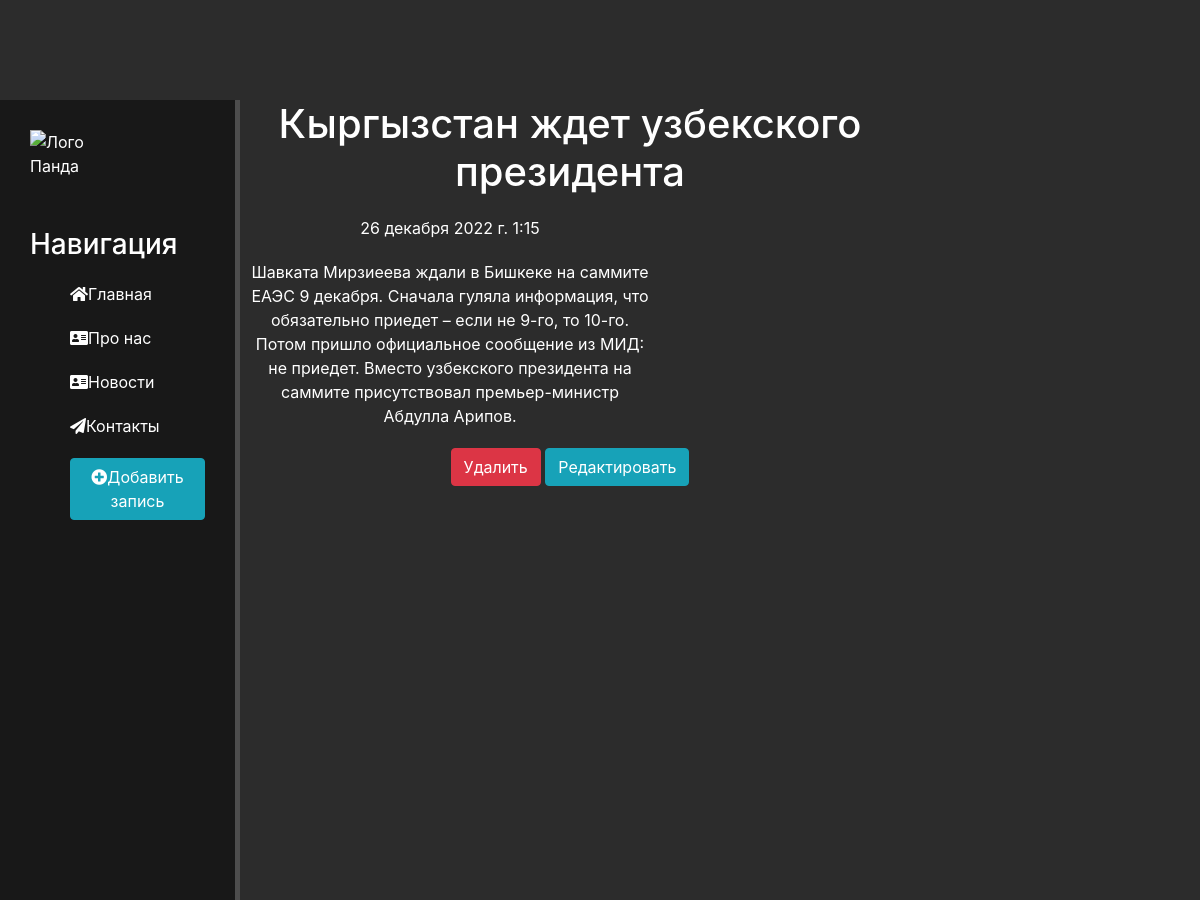
Page /news/4 on the committed database.
### news/models.py (models this page shows, shortened)
class Artiles(models.Model):
    title = models.CharField('Название', max_length=50)
    anons = models.CharField('Анонс', max_length=250)
    full_text = models.TextField('Статья')
    date = models.DateTimeField('Дата публикации')
    class Meta:
        verbose_name = 'Новость'
        verbose_name_plural = 'Новости'

### news/views.py (the view)
# urls.py: path('<int:pk>', views.NewsDetailView.as_view(), name='news-detail'),
class NewsDetailView(DetailView):
    model = Artiles
    template_name = 'news/details_view.html'
    context_object_name = 'article'

### news/templates/news/details_view.html (shortened to what this page needs)
{% extends 'main/layout.html' %}
{% block content %}
     <div class="features">
        <h1>{{ article.title }}</h1>
        <p>{{ article.date}}</p>
        <p>{{ article.full_text}}</p>
        <a href="{% url 'news-delete' article.id %}" class="btn btn-danger">Удалить</a>
        <a href="{% url 'news-update' article.id %}" class="btn btn-info">Редактировать</a>
    </div>
{% endblock %}

### main/static/main/css/main.css (style rules this page uses)
body { background: #2c2c2c; }
main .features { float: center; color: #fff; margin-top: 100px; text-align: center; width: 75% }
main .features h1 { front-size: 50px; }
main .features p { max-width: 400px; margin: 20px auto }

### rows in the picture
Artiles: title "Кыргызстан ждет узбекского президента", date "26 декабря 2022 г. 1:15", full_text "Шавката Мирзиеева ждали в Бишкеке на саммите ЕАЭС 9 декабря. Сначала гуляла информация, что обязательно приедет – если не 9-го, то 10-го. Потом пришло официальное сообщение из МИД: не приедет. Вместо узбекского президента на саммите присутствовал премьер-министр Абдулла Арипов."
